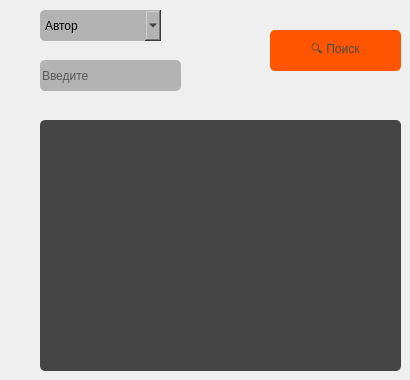
      <widget class="QWidget" name="tab_9">
       <attribute name="title">
        <string>Поиск</string>
       </attribute>
       <widget class="QComboBox" name="cmb_value_search">
        <property name="geometry">
         <rect>
          <x>40</x>
          <y>10</y>
          <width>121</width>
          <height>31</height>
         </rect>
        </property>
        <property name="styleSheet">
         <string notr="true">background-color: rgb(179, 179,179);
border-radius: 5px;</string>
        </property>
        <item>
         <property name="text">
          <string>Автор</string>
         </property>
        </item>
        <item>
         <property name="text">
          <string>Название</string>
         </property>
        </item>
       </widget>
       <widget class="QLineEdit" name="ledit_value_search">
        <property name="geometry">
         <rect>
          <x>40</x>
          <y>60</y>
          <width>141</width>
          <height>31</height>
         </rect>
        </property>
        <property name="styleSheet">
         <string notr="true">background-color: rgb(179, 179,179);
border-radius: 5px;</string>
        </property>
        <property name="placeholderText">
         <string>Введите</string>
        </property>
       </widget>
       <widget class="QPushButton" name="btn_search_book">
        <property name="geometry">
         <rect>
          <x>270</x>
          <y>30</y>
          <width>131</width>
          <height>41</height>
         </rect>
        </property>
        <property name="styleSheet">
         <string notr="true">background-color: rgb(255, 85, 0);
color: rgb(75, 75, 75);
font: 12pt &quot;Segoe UI&quot;;
border-radius: 5px;</string>
        </property>
        <property name="text">
         <string>🔍 Поиск</string>
        </property>
       </widget>
       <widget class="QListWidget" name="lst_wdgt_btn_books">
        <property name="geometry">
         <rect>
          <x>40</x>
          <y>120</y>
          <width>361</width>
          <height>251</height>
         </rect>
        </property>
        <property name="styleSheet">
         <string notr="true">background-color: rgb(179, 179,179);
background-color: rgb(68, 68, 68);
border-radius: 5px;</string>
        </property>
       </widget>
      </widget>
